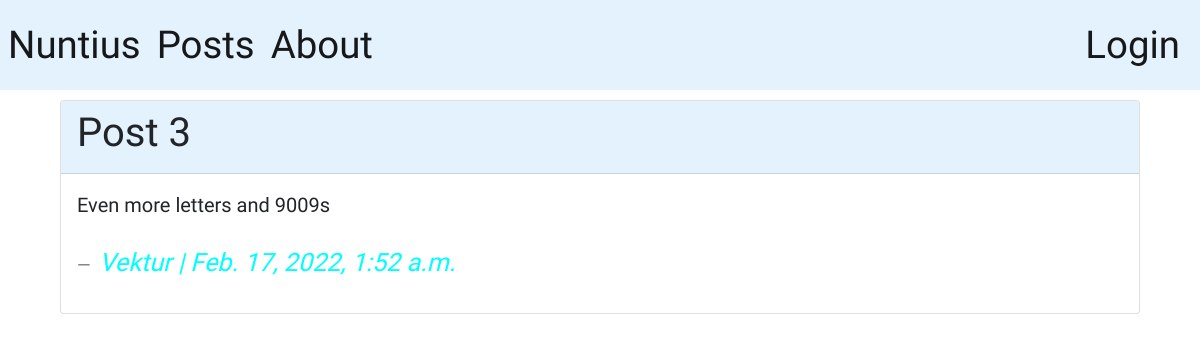
Page /blog/ on the earlier database version.
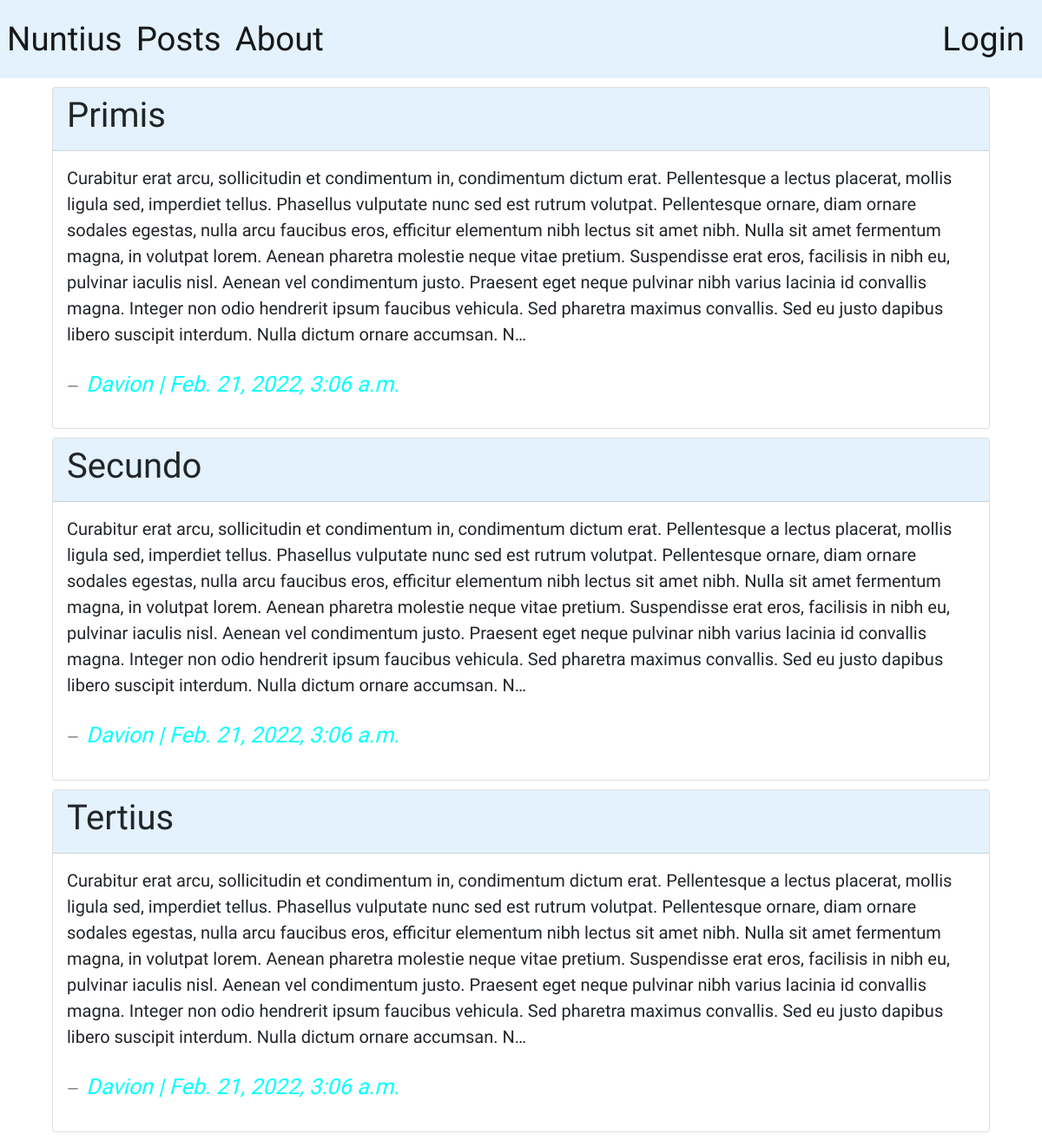
Same page on the later database version.
### posts/models.py (models this page shows, shortened)
class Post(models.Model):
  title = models.CharField(max_length=256)
  author = models.ForeignKey(
    'auth.User',
    on_delete=models.CASCADE
  )
  body= models.TextField()
  created_at =models.DateTimeField(auto_now_add=True)

### posts/views.py (the view)
# urls.py: path('', PostListView.as_view(), name='post_list'),
class PostListView(ListView):
  template_name = "post_list.html"
  model = Post

### templates/post_list.html (shortened to what this page needs)
{% extends 'base.html' %}
{% block content %}
{% for post in post_list %}
<div class="card">
  <div class="card-header">
    <h1>
      {{ post.title }}
    </h1>
  </div>
  <div class="card-body">
    <blockquote class="blockquote mb-0">
      <p>{{ post.body | truncatechars:750 }}</p>
      <footer class="blockquote-footer">
        <a href="{% url 'post_detail' post.id %}">
        <cite title="Source Title">{{ post.author | capfirst}} | {{ post.created_at }}</cite></footer>
    </blockquote>
  </div>
</div>
{% endfor %}
{% endblock content %}

### templates/base.html (shortened to what this page needs)
{% load static %}
<!DOCTYPE html>
<html lang="en">
<head>
  <link href="https://cdn.jsdelivr.net/npm/bootstrap@5.1.3/dist/css/bootstrap.min.css" rel="stylesheet"
>
  <link rel="stylesheet" href="{% static 'css/base.css' %}">
</head>
<body>
  <nav class="navbar navbar-expand-lg navbar-light">
    <div class="container-fluid navbar-nav">
      <a class="nav-link active" href="{% url 'home' %}" >Nuntius</a>
      <div class="collapse navbar-collapse" id="navbarNavAltMarkup">
        <div class="navbar-nav">
          <a class="nav-link active" aria-current="page" href="{% url 'post_list' %}">Posts</a>
          <a class="nav-link active" aria-current="page" href="{% url 'about' %}">About</a>
        </div>
      </div>
      {% if user.is_authenticated == False %}
      <a class="nav-link active" aria-current="page" href="{% url 'login' %}">Login</a>
      {% elif user.is_authenticated %}
      <a class="nav-link active" aria-current="page" href="{% url 'logout' %}">Logout</a>
      {% endif %}
    </div>
  </nav>
  {% block content %}
  {% endblock content %}
</body>
</html>

### static/css/base.css (style rules this page uses)
body { font-family: "Akaya Telivigala", cursive; }
nav { font-size: xx-large; text-decoration: none; background-color: #e3f2fd; margin-bottom: 10px; }
h1 { font-weight: 300; }
a { text-decoration: none; color: aqua; }
blockquote footer { padding-top: 1.5rem; }
footer cite, a { font-size: larger; }
.card { width: 90%; margin: auto; margin-bottom: 10px; }
.card-header { background-color: #e3f2fd; }

Differences in the rows shown:
removed Post: title "Post 3", body "Even more letters and 9009s", author "Vektur", created_at "Feb. 17, 2022, 1:52 a.m."
added Post: title "Primis", body "Curabitur erat arcu, sollicitudin et condimentum in, condimentum dictum erat. Pellentesque a lectus placerat, mollis ligula sed, imperdiet tellus. Phasellus vulputate nunc sed est rutrum volutpat. Pellentesque ornare, diam ornare sodales egestas, nulla arcu faucibus eros, efficitur elementum nibh lectus sit amet nibh. Nulla sit amet fermentum magna, in volutpat lorem. Aenean pharetra molestie neque vitae pretium. Suspendisse erat eros, facilisis in nibh eu, pulvinar iaculis nisl. Aenean vel condimentum justo. Praesent eget neque pulvinar nibh varius lacinia id convallis magna. Integer non odio hendrerit ipsum faucibus vehicula. Sed pharetra maximus convallis. Sed eu justo dapibus libero…", author "Davion", created_at "Feb. 21, 2022, 3:06 a.m."
added Post: title "Secundo", body "Curabitur erat arcu, sollicitudin et condimentum in, condimentum dictum erat. Pellentesque a lectus placerat, mollis ligula sed, imperdiet tellus. Phasellus vulputate nunc sed est rutrum volutpat. Pellentesque ornare, diam ornare sodales egestas, nulla arcu faucibus eros, efficitur elementum nibh lectus sit amet nibh. Nulla sit amet fermentum magna, in volutpat lorem. Aenean pharetra molestie neque vitae pretium. Suspendisse erat eros, facilisis in nibh eu, pulvinar iaculis nisl. Aenean vel condimentum justo. Praesent eget neque pulvinar nibh varius lacinia id convallis magna. Integer non odio hendrerit ipsum faucibus vehicula. Sed pharetra maximus convallis. Sed eu justo dapibus libero…", author "Davion", created_at "Feb. 21, 2022, 3:06 a.m."
added Post: title "Tertius", body "Curabitur erat arcu, sollicitudin et condimentum in, condimentum dictum erat. Pellentesque a lectus placerat, mollis ligula sed, imperdiet tellus. Phasellus vulputate nunc sed est rutrum volutpat. Pellentesque ornare, diam ornare sodales egestas, nulla arcu faucibus eros, efficitur elementum nibh lectus sit amet nibh. Nulla sit amet fermentum magna, in volutpat lorem. Aenean pharetra molestie neque vitae pretium. Suspendisse erat eros, facilisis in nibh eu, pulvinar iaculis nisl. Aenean vel condimentum justo. Praesent eget neque pulvinar nibh varius lacinia id convallis magna. Integer non odio hendrerit ipsum faucibus vehicula. Sed pharetra maximus convallis. Sed eu justo dapibus libero…", author "Davion", created_at "Feb. 21, 2022, 3:06 a.m."
